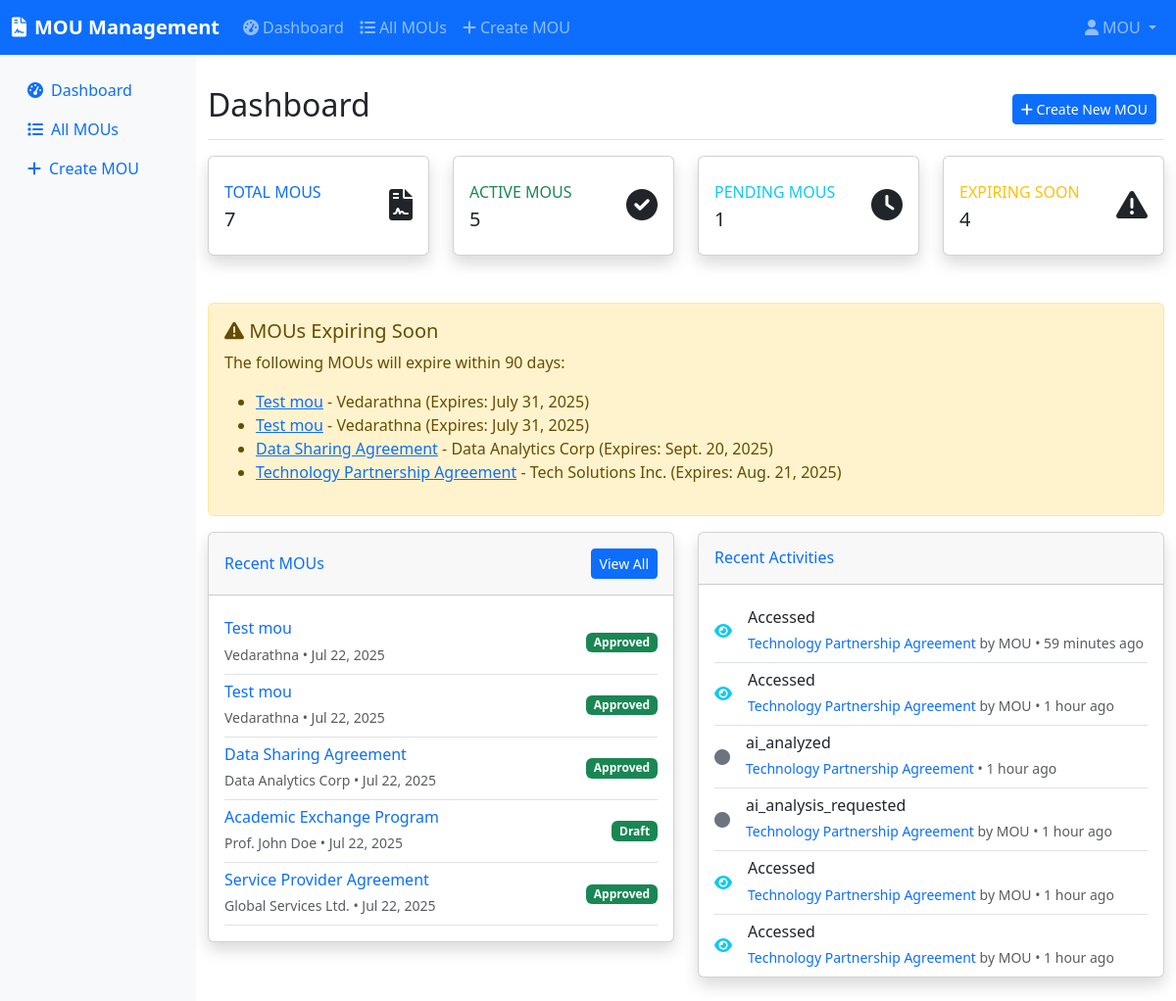
/dashboard/ (signed in), run on the app's committed database.
### mous/models.py (models this page shows, shortened)
class MOU(models.Model):
    STATUS_CHOICES = (
        ('draft', 'Draft'),
        ('pending', 'Pending'),
        ('approved', 'Approved'),
        ('expired', 'Expired'),
    )
    title = models.CharField(max_length=255)
    partner_name = models.CharField(max_length=255)
    partner_organization = models.CharField(max_length=255, blank=True, null=True)
    partner_contact = models.EmailField(blank=True, null=True)
    expiry_date = models.DateField()
    status = models.CharField(max_length=20, choices=STATUS_CHOICES, default='draft')
    pdf_file = models.FileField(upload_to='mous/')
    clauses = models.JSONField(default=dict, blank=True)
    description = models.TextField(blank=True, null=True)
    created_at = models.DateTimeField(auto_now_add=True)
    updated_at = models.DateTimeField(auto_now=True)
    created_by = models.ForeignKey(User, on_delete=models.SET_NULL, null=True, related_name='created_mous')
    class Meta:
        ordering = ['-created_at']
        verbose_name = 'MOU'
        verbose_name_plural = 'MOUs'

class ActivityLog(models.Model):
    ACTION_CHOICES = (
        ('created', 'Created'),
        ('accessed', 'Accessed'),
        ('signed', 'Signed'),
        ('approved', 'Approved'),
        ('rejected', 'Rejected'),
        ('updated', 'Updated'),
        ('pdf_uploaded', 'PDF Uploaded'),
        ('link_generated', 'Link Generated'),
        ('link_accessed', 'Link Accessed'),
    )
    mou = models.ForeignKey(MOU, on_delete=models.CASCADE, related_name='activity_logs')
    action = models.CharField(max_length=50, choices=ACTION_CHOICES)
    user = models.ForeignKey(User, on_delete=models.SET_NULL, null=True, blank=True)
    user_name = models.CharField(max_length=255, blank=True, null=True)  # For external users
    user_email = models.EmailField(blank=True, null=True)  # For external users
    ip_address = models.GenericIPAddressField(blank=True, null=True)
    description = models.TextField(blank=True, null=True)
    timestamp = models.DateTimeField(auto_now_add=True)
    class Meta:
        ordering = ['-timestamp']

### mous/views.py (the view)
# urls.py: path('', redirect_to_mou_list, name='dashboard'),
@login_required
def dashboard(request):
    context = {
        'total_mous': MOU.objects.count(),
        'active_mous': MOU.objects.filter(status='approved').count(),
        'pending_mous': MOU.objects.filter(status='pending').count(),
        'expired_mous': MOU.objects.filter(status='expired').count(),
        'expiring_soon': MOU.objects.filter(
            status='approved',
            expiry_date__lte=datetime.now().date() + timedelta(days=90)
        ),
        'recent_activities': ActivityLog.objects.all()[:10],
        'recent_mous': MOU.objects.all()[:5],
    }
    return render(request, 'mous/dashboard.html', context)

### templates/mous/dashboard.html (shortened to what this page needs)
{% extends 'base.html' %}
{% block content %}
<div class="d-flex justify-content-between flex-wrap flex-md-nowrap align-items-center pt-3 pb-2 mb-3 border-bottom">
    <h1 class="h2">Dashboard</h1>
    <div class="btn-toolbar mb-2 mb-md-0">
        <div class="btn-group me-2">
            <a href="{% url 'mous:mou_create' %}" class="btn btn-sm btn-primary">
                <i class="fas fa-plus"></i> Create New MOU
            </a>
        </div>
    </div>
</div>
<div class="row mb-4">
    <div class="col-xl-3 col-md-6 mb-4">
        <div class="card border-left-primary shadow h-100 py-2">
            <div class="card-body">
                <div class="row no-gutters align-items-center">
                    <div class="col mr-2">
                        <div class="text-xs font-weight-bold text-primary text-uppercase mb-1">Total MOUs</div>
                        <div class="h5 mb-0 font-weight-bold text-gray-800">{{ total_mous }}</div>
                    </div>
                    <div class="col-auto">
                        <i class="fas fa-file-contract fa-2x text-gray-300"></i>
                    </div>
                </div>
            </div>
        </div>
    </div>
    <div class="col-xl-3 col-md-6 mb-4">
        <div class="card border-left-success shadow h-100 py-2">
            <div class="card-body">
                <div class="row no-gutters align-items-center">
                    <div class="col mr-2">
                        <div class="text-xs font-weight-bold text-success text-uppercase mb-1">Active MOUs</div>
                        <div class="h5 mb-0 font-weight-bold text-gray-800">{{ active_mous }}</div>
                    </div>
                    <div class="col-auto">
                        <i class="fas fa-check-circle fa-2x text-gray-300"></i>
                    </div>
                </div>
            </div>
        </div>
    </div>
    <div class="col-xl-3 col-md-6 mb-4">
        <div class="card border-left-info shadow h-100 py-2">
            <div class="card-body">
                <div class="row no-gutters align-items-center">
                    <div class="col mr-2">
                        <div class="text-xs font-weight-bold text-info text-uppercase mb-1">Pending MOUs</div>
                        <div class="h5 mb-0 font-weight-bold text-gray-800">{{ pending_mous }}</div>
                    </div>
                    <div class="col-auto">
                        <i class="fas fa-clock fa-2x text-gray-300"></i>
                    </div>
                </div>
            </div>
        </div>
    </div>
    <div class="col-xl-3 col-md-6 mb-4">
        <div class="card border-left-warning shadow h-100 py-2">
            <div class="card-body">
                <div class="row no-gutters align-items-center">
                    <div class="col mr-2">
                        <div class="text-xs font-weight-bold text-warning text-uppercase mb-1">Expiring Soon</div>
                        <div class="h5 mb-0 font-weight-bold text-gray-800">{{ expiring_soon.count }}</div>
                    </div>
                    <div class="col-auto">
                        <i class="fas fa-exclamation-triangle fa-2x text-gray-300"></i>
                    </div>
                </div>
            </div>
        </div>
    </div>
</div>
{% if expiring_soon %}
<div class="alert alert-warning">
    <h5><i class="fas fa-exclamation-triangle"></i> MOUs Expiring Soon</h5>
    <p>The following MOUs will expire within 90 days:</p>
    <ul>
        {% for mou in expiring_soon %}
        <li>
            <a href="{% url 'mous:mou_detail' mou.pk %}">{{ mou.title }}</a>
            - {{ mou.partner_name }} (Expires: {{ mou.expiry_date }})
        </li>
        {% endfor %}
    </ul>
</div>
{% endif %}
<div class="row">
    <div class="col-lg-6 mb-4">
        <div class="card shadow">
            <div class="card-header py-3 d-flex flex-row align-items-center justify-content-between">
                <h6 class="m-0 font-weight-bold text-primary">Recent MOUs</h6>
                <a href="{% url 'mous:mou_list' %}" class="btn btn-sm btn-primary">View All</a>
            </div>
            <div class="card-body">
                {% if recent_mous %}
                    {% for mou in recent_mous %}
                    <div class="d-flex align-items-center py-2 border-bottom">
                        <div class="flex-grow-1">
                            <h6 class="mb-1">
                                <a href="{% url 'mous:mou_detail' mou.pk %}" class="text-decoration-none">
                                    {{ mou.title }}
                                </a>
                            </h6>
                            <small class="text-muted">{{ mou.partner_name }} • {{ mou.created_at|date:"M d, Y" }}</small>
                        </div>
                        <span class="badge bg-{{ mou.status|yesno:'success,warning,secondary' }}">
                            {{ mou.get_status_display }}
                        </span>
                    </div>
                    {% endfor %}
                {% else %}
                    <p class="text-muted">No MOUs created yet.</p>
                {% endif %}
            </div>
        </div>
    </div>
    <div class="col-lg-6 mb-4">
        <div class="card shadow">
            <div class="card-header py-3">
                <h6 class="m-0 font-weight-bold text-primary">Recent Activities</h6>
            </div>
            <div class="card-body activity-log">
                {% if recent_activities %}
                    {% for activity in recent_activities %}
                    <div class="d-flex align-items-center py-2 border-bottom">
                        <div class="flex-shrink-0 me-3">
                            {% if activity.action == 'created' %}
                                <i class="fas fa-plus text-success"></i>
                            {% elif activity.action == 'signed' %}
                                <i class="fas fa-signature text-primary"></i>
                            {% elif activity.action == 'approved' %}
                                <i class="fas fa-check text-success"></i>
                            {% elif activity.action == 'accessed' %}
                                <i class="fas fa-eye text-info"></i>
                            {% else %}
                                <i class="fas fa-circle text-secondary"></i>
                            {% endif %}
                        </div>
                        <div class="flex-grow-1">
                            <h6 class="mb-1">{{ activity.get_action_display }}</h6>
                            <small class="text-muted">
                                <a href="{% url 'mous:mou_detail' activity.mou.pk %}" class="text-decoration-none">
                                    {{ activity.mou.title }}
                                </a>
                                {% if activity.user %}
                                    by {{ activity.user.username }}
                                {% elif activity.user_name %}
                                    by {{ activity.user_name }}
                                {% endif %}
                                • {{ activity.timestamp|timesince }} ago
                            </small>
                        </div>
                    </div>
                    {% endfor %}
                {% else %}
                    <p class="text-muted">No recent activities.</p>
                {% endif %}
            </div>
        </div>
    </div>
</div>
{% endblock %}

### templates/base.html (shortened to what this page needs)
<!DOCTYPE html>
<html lang="en">
<head>
    <link href="https://cdn.jsdelivr.net/npm/bootstrap@5.3.0/dist/css/bootstrap.min.css" rel="stylesheet">
    <link href="https://cdnjs.cloudflare.com/ajax/libs/font-awesome/6.0.0/css/all.min.css" rel="stylesheet">
</head>
<body>
    <nav class="navbar navbar-expand-lg navbar-dark bg-primary">
        <div class="container-fluid">
            <a class="navbar-brand" href="{% url 'mous:dashboard' %}">
                <i class="fas fa-file-contract me-2"></i>MOU Management
            </a>
            <div class="collapse navbar-collapse" id="navbarNav">
                <ul class="navbar-nav me-auto">
                    {% if user.is_authenticated %}
                    <li class="nav-item">
                        <a class="nav-link" href="{% url 'mous:dashboard' %}">
                            <i class="fas fa-tachometer-alt me-1"></i>Dashboard
                        </a>
                    </li>
                    <li class="nav-item">
                        <a class="nav-link" href="{% url 'mous:mou_list' %}">
                            <i class="fas fa-list me-1"></i>All MOUs
                        </a>
                    </li>
                    <li class="nav-item">
                        <a class="nav-link" href="{% url 'mous:mou_create' %}">
                            <i class="fas fa-plus me-1"></i>Create MOU
                        </a>
                    </li>
                    {% endif %}
                </ul>
                <ul class="navbar-nav">
                    {% if user.is_authenticated %}
                    <li class="nav-item dropdown">
                        <a class="nav-link dropdown-toggle" href="#" id="navbarDropdown" role="button" data-bs-toggle="dropdown">
                            <i class="fas fa-user me-1"></i>{{ user.username }}
                        </a>
                    </li>
                    {% else %}
                    <li class="nav-item">
                        <a class="nav-link" href="{% url 'login' %}">Login</a>
                    </li>
                    {% endif %}
                </ul>
            </div>
        </div>
    </nav>
    <div class="container-fluid">
        <div class="row">
            {% if user.is_authenticated %}
            <nav class="col-md-2 d-md-block sidebar collapse">
                <div class="position-sticky pt-3">
                    <ul class="nav flex-column">
                        <li class="nav-item">
                            <a class="nav-link {% if request.resolver_match.url_name == 'dashboard' %}active{% endif %}" href="{% url 'mous:dashboard' %}">
                                <i class="fas fa-tachometer-alt me-2"></i>Dashboard
                            </a>
                        </li>
                        <li class="nav-item">
                            <a class="nav-link {% if request.resolver_match.url_name == 'mou_list' %}active{% endif %}" href="{% url 'mous:mou_list' %}">
                                <i class="fas fa-list me-2"></i>All MOUs
                            </a>
                        </li>
                        <li class="nav-item">
                            <a class="nav-link {% if request.resolver_match.url_name == 'mou_create' %}active{% endif %}" href="{% url 'mous:mou_create' %}">
                                <i class="fas fa-plus me-2"></i>Create MOU
                            </a>
                        </li>
                    </ul>
                </div>
            </nav>
            <main class="{% if user.is_authenticated %}col-md-10 ms-sm-auto{% else %}col-12{% endif %} main-content">
                <div class="pt-3">
                    {% block content %}{% endblock %}
                </div>
            </main>
            {% endif %}
        </div>
    </div>
</body>
</html>

### templates/base.html (style rules this page uses)
.navbar-brand { font-weight: bold; }
.sidebar { min-height: calc(100vh - 56px); background-color: #f8f9fa; }
.main-content { min-height: calc(100vh - 56px); }
.activity-log { max-height: 400px; overflow-y: auto; }

### data on the page
MOU: title "Test mou", partner_name "Vedarathna", expiry_date "July 31, 2025", created_at "Jul 22, 2025", status "Approved"
MOU: title "Test mou", partner_name "Vedarathna", expiry_date "July 31, 2025", created_at "Jul 22, 2025", status "Approved"
MOU: title "Data Sharing Agreement", partner_name "Data Analytics Corp", expiry_date "Sept. 20, 2025", created_at "Jul 22, 2025", status "Approved"
MOU: title "Technology Partnership Agreement", partner_name "Tech Solutions Inc.", expiry_date "Aug. 21, 2025"
MOU: title "Academic Exchange Program", partner_name "Prof. John Doe", created_at "Jul 22, 2025", status "Draft"
MOU: title "Service Provider Agreement", partner_name "Global Services Ltd.", created_at "Jul 22, 2025", status "Approved"
ActivityLog: action "Accessed", mou "Technology Partnership Agreement", user.username "MOU", timestamp "59 minutes"
ActivityLog: action "Accessed", mou "Technology Partnership Agreement", user.username "MOU", timestamp "1 hour"
ActivityLog: action "ai_analyzed", mou "Technology Partnership Agreement", timestamp "1 hour"
ActivityLog: action "ai_analysis_requested", mou "Technology Partnership Agreement", user.username "MOU", timestamp "1 hour"
ActivityLog: action "Accessed", mou "Technology Partnership Agreement", user.username "MOU", timestamp "1 hour"
ActivityLog: action "Accessed", mou "Technology Partnership Agreement", user.username "MOU", timestamp "1 hour"

### other printed values
{{ user.username }} "MOU"
{{ total_mous }} "7"
{{ active_mous }} "5"
{{ pending_mous }} "1"
{{ expiring_soon.count }} "4"
